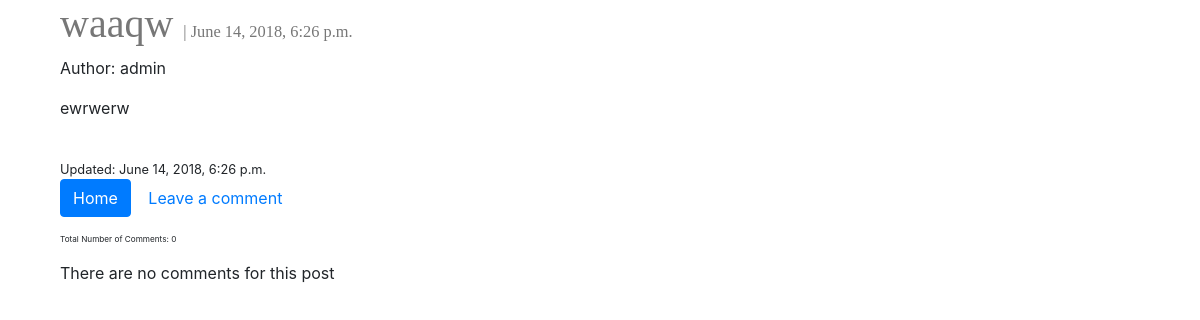
/posts/118/, run on the app's committed database.
### posts/models.py (models this page shows, shortened)
class Post(models.Model):
	user = models.ForeignKey(settings.AUTH_USER_MODEL, default=1,on_delete=models.CASCADE)
	title = models.CharField(max_length=120)
	content = models.TextField()
	timestamp = models.DateTimeField(auto_now=False, auto_now_add=True)
	updated = models.DateTimeField(auto_now=True, auto_now_add=False)
	image = models.ImageField(upload_to=upload_location,
			null=True,
			blank = True,
			width_field="width_field",
			height_field="height_field")
	height_field = models.IntegerField(default=0)
	width_field=models.IntegerField(default=0)
	class Meta:
		ordering = ["-updated","-timestamp"]

### posts/views.py (the view)
# urls.py: re_path(r'(?P<id>\d+)/', post_detail, name='detail'),
def post_detail(request, id=None): #retrieve
	instance = get_object_or_404(Post, id=id)
	comments= Comment.objects.filter(post = id)
	context ={
		"title": instance.title,
		"instance": instance,
		"comments":comments,
	}
	return render(request, "post_detail.html",context)

### templates/post_detail.html (shortened to what this page needs)
{% extends "base.html" %}2
{%block content%}
<div class='col-sm-6 col-sm-offset-3'>
<h1> {{title}} <small><small><small><small>| {{instance.timestamp}}</small></small></small></small> </h1>
<p> Author: {{instance.user}} </p>
{{instance.content|linebreaks}}<br/>
<small>Updated: {{instance.updated}}</small><br/>
<div>
	<p><a href="/posts" class="btn btn-primary" role="button">Home</a>
	<a href="{{obj.get_absolute_url}}comment/"class = "btn" role="button">Leave a comment</a>
	</p>
</div>
<small><small><small><p> Total Number of Comments: {{comments.count}}</p></small></small></small>
<div class=bubble>
{%for comment in comments %}
	<div class='row'>
    <div class='col-sm-12'>
        <div class='thumbnail'>
	    	<div class="bubble">
				<ul>
					<li>
						user: {{comment.user}}<br/>
						{{comment.content}}<br/>
						{{comment.timestamp}}<br/>
					</li>
				</ul>
			</div>
        </div>
    </div>
</div>
{%empty%}
	<p>There are no comments for this post</p>
{%endfor%}
</div>
{%endblock content%}

### static/css/base.css (style rules this page uses)
* { box-sizing: border-box; }
h1 { color: #777777; font-family: "Impact"; }

### data on the page
Post: title "waaqw", timestamp "June 14, 2018, 6:26 p.m.", user "admin", content "ewrwerw", updated "June 14, 2018, 6:26 p.m."

### other printed values
{{ comments.count }} "0"
